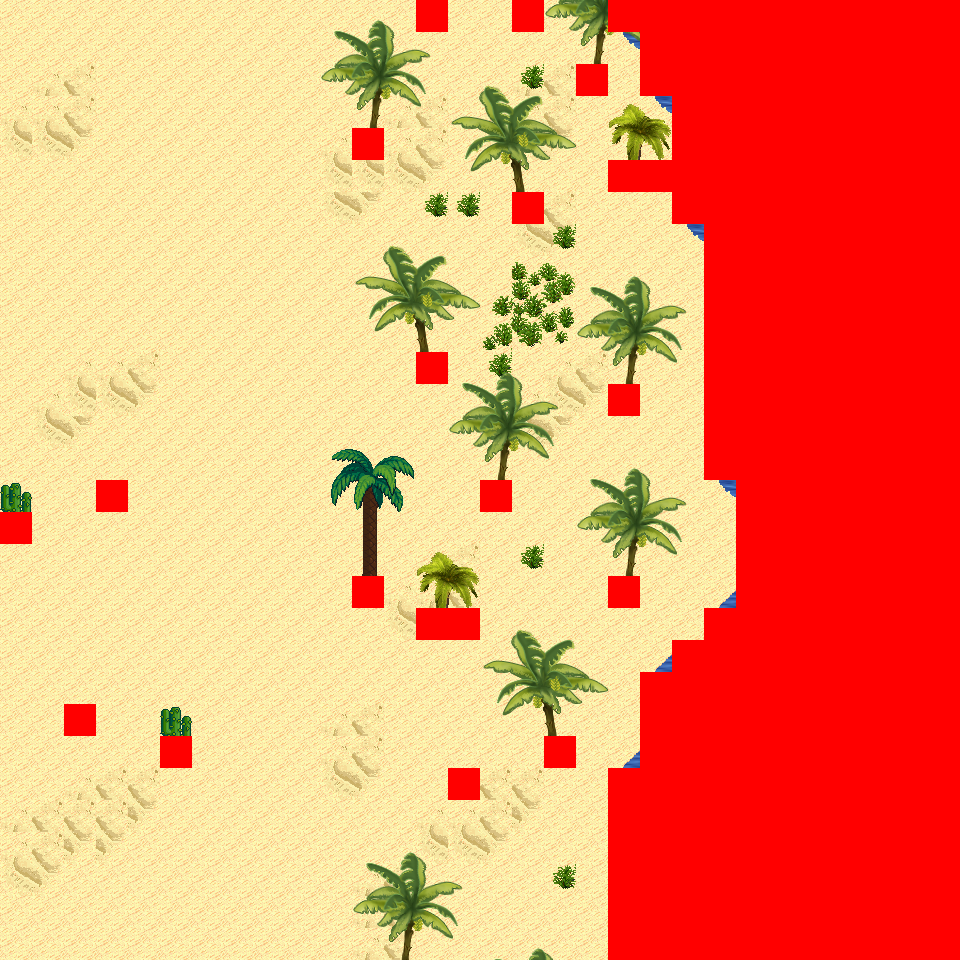

The image is a tile-based game level rendered from a .tmx file. Its description and source (layers, tilesets, objects; grid data summarised) follow:
An orthogonal 30x30 tile map with 32x32 px tiles, 6 tile layers (Ground, Object, Object2, Above, ...), 14 tilesets and 6 objects (6x mapExit).

<map version="1.0" orientation="orthogonal" renderorder="right-down" width="30" height="30" tilewidth="32" tileheight="32" nextobjectid="7">
  <tileset firstgid="1" name="tileset_logic_collision" tilewidth="32" tileheight="32" tilecount="1" columns="1">
    <image source="../drawable/tileset_logic_collision.png" width="32" height="32" />
  </tileset>
  <tileset firstgid="2" name="tileset_ground_ground" tilewidth="32" tileheight="32" tilecount="33" columns="3">
    <image source="../drawable/tileset_ground_ground.png" width="96" height="352" />
  </tileset>
  <tileset firstgid="35" name="tileset_terrain_desert" tilewidth="32" tileheight="32" tilecount="88" columns="8">
    <image source="../drawable/tileset_terrain_desert.png" width="256" height="352" />
  </tileset>
  <tileset firstgid="123" name="tileset_building_stone_ruins" tilewidth="32" tileheight="32" tilecount="72" columns="6">
    <image source="../drawable/tileset_building_stone_ruins.png" width="192" height="384" />
  </tileset>
  <tileset firstgid="195" name="tileset_ground_sand_edges" tilewidth="32" tileheight="32" tilecount="15" columns="5">
    <image source="../drawable/tileset_ground_sand_edges.png" width="160" height="96" />
  </tileset>
  <tileset firstgid="210" name="tileset_ground_slate_tiles" tilewidth="32" tileheight="32" tilecount="15" columns="5">
    <image source="../drawable/tileset_ground_slate_tiles.png" width="160" height="96" />
  </tileset>
  <tileset firstgid="225" name="tileset_ground_sand_2" tilewidth="32" tileheight="32" tilecount="15" columns="5">
    <image source="../drawable/tileset_ground_sand_2.png" width="160" height="96" />
  </tileset>
  <tileset firstgid="240" name="tileset_plant_cactus_2" tilewidth="32" tileheight="32" tilecount="10" columns="5">
    <image source="../drawable/tileset_plant_cactus_2.png" width="160" height="64" />
  </tileset>
  <tileset firstgid="250" name="tileset_plant_round_cactuses" tilewidth="32" tileheight="32" tilecount="20" columns="10">
    <image source="../drawable/tileset_plant_round_cactuses.png" width="320" height="64" />
  </tileset>
  <tileset firstgid="270" name="tileset_plant_tree_banana_tree" tilewidth="32" tileheight="32" tilecount="40" columns="4">
    <image source="../drawable/tileset_plant_tree_banana_tree.png" width="128" height="320" />
  </tileset>
  <tileset firstgid="310" name="tileset_plant_tree_palm_tree" tilewidth="32" tileheight="32" tilecount="6" columns="2">
    <image source="../drawable/tileset_plant_tree_palm_tree.png" width="64" height="96" />
  </tileset>
  <tileset firstgid="316" name="tileset_plant_tree_palm_trees" tilewidth="32" tileheight="32" tilecount="40" columns="4">
    <image source="../drawable/tileset_plant_tree_palm_trees.png" width="128" height="320" />
  </tileset>
  <tileset firstgid="356" name="tileset_building_stone_tower" tilewidth="32" tileheight="32" tilecount="14" columns="2">
    <image source="../drawable/tileset_building_stone_tower.png" width="64" height="224" />
  </tileset>
  <tileset firstgid="370" name="tileset_plant_bush_large_green" tilewidth="32" tileheight="32" tilecount="9" columns="3">
    <image source="../drawable/tileset_plant_bush_large_green.png" width="96" height="96" />
  </tileset>
  <layer name="Ground" width="30" height="30">
    <data>[900 cells, 900 non-empty, 6 distinct tile ids]</data>
  </layer>
  <layer name="Object" width="30" height="30">
    <data>[900 cells, 74 non-empty, 23 distinct tile ids]</data>
  </layer>
  <layer name="Object2" width="30" height="30">
    <data>[900 cells, 0 non-empty, 0 distinct tile ids]</data>
  </layer>
  <layer name="Above" width="30" height="30">
    <data>[900 cells, 137 non-empty, 40 distinct tile ids]</data>
  </layer>
  <layer name="Above2" width="30" height="30">
    <data>[900 cells, 0 non-empty, 0 distinct tile ids]</data>
  </layer>
  <layer name="Walkable" width="30" height="30">
    <data>[900 cells, 292 non-empty, 1 distinct tile ids]</data>
  </layer>
  <objectgroup name="MapEvents">
    <object id="1" name="north" type="mapExit" x="0" y="0" width="416" height="32">
      <properties>
        <property name="map" value="level_0_x38_y112" />
        <property name="x" value="0" />
        <property name="y" value="28" />
      </properties>
    </object>
    <object id="2" name="north2" type="mapExit" x="448" y="0" width="64" height="32">
      <properties>
        <property name="map" value="level_0_x38_y112" />
        <property name="x" value="14" />
        <property name="y" value="28" />
      </properties>
    </object>
    <object id="3" name="north3" type="mapExit" x="544" y="0" width="64" height="32">
      <properties>
        <property name="map" value="level_0_x38_y112" />
        <property name="x" value="17" />
        <property name="y" value="28" />
      </properties>
    </object>
    <object id="4" name="south" type="mapExit" x="0" y="928" width="608" height="32">
      <properties>
        <property name="map" value="level_0_x38_y114" />
        <property name="x" value="0" />
        <property name="y" value="1" />
      </properties>
    </object>
    <object id="5" name="west" type="mapExit" x="0" y="0" width="32" height="512">
      <properties>
        <property name="map" value="level_0_x37_y113" />
        <property name="x" value="28" />
        <property name="y" value="0" />
      </properties>
    </object>
    <object id="6" name="west2" type="mapExit" x="0" y="544" width="32" height="416">
      <properties>
        <property name="map" value="level_0_x37_y113" />
        <property name="x" value="28" />
        <property name="y" value="17" />
      </properties>
    </object>
  </objectgroup>
</map>
